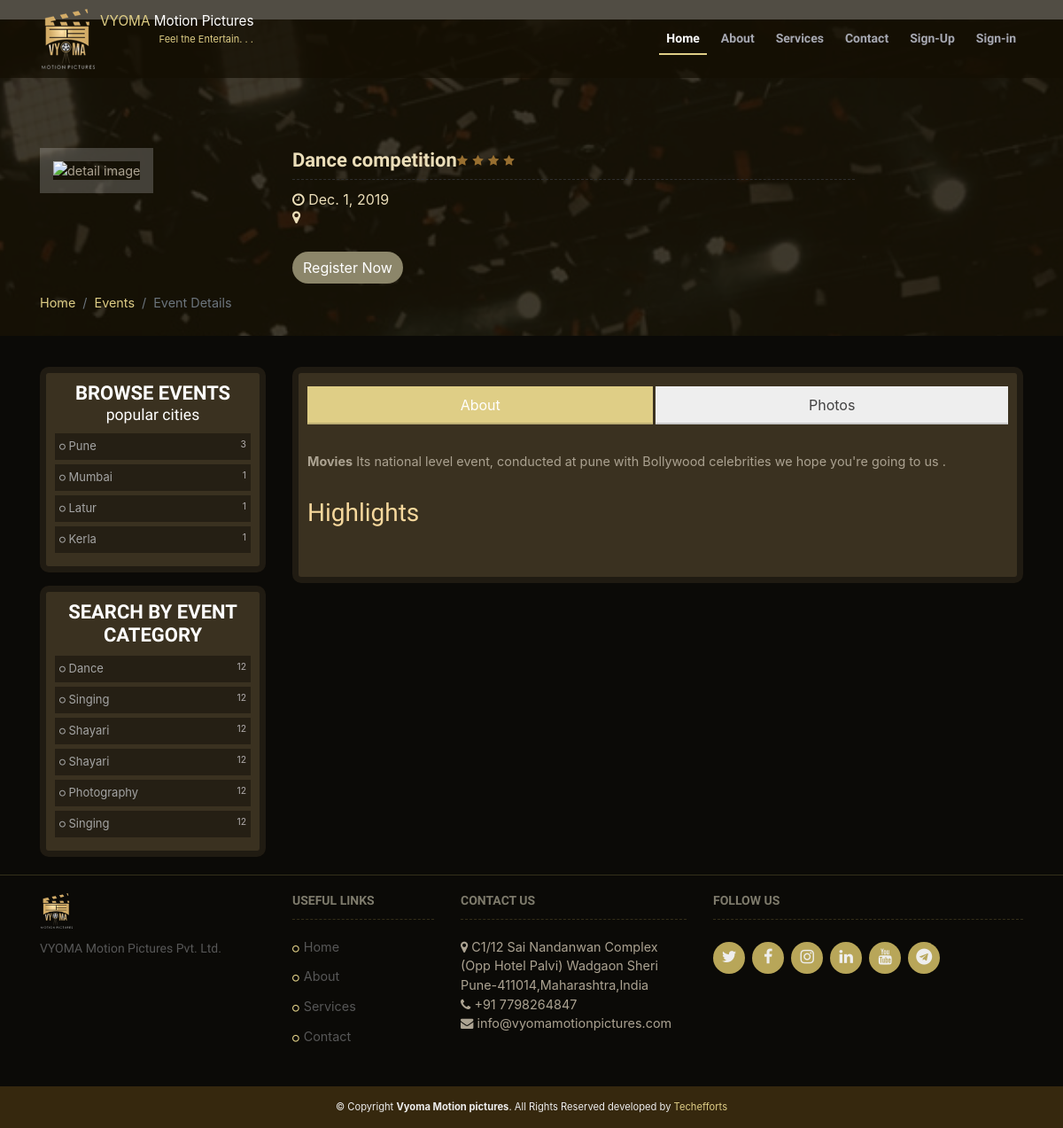
Before: /event_details/1/ with the older database file.
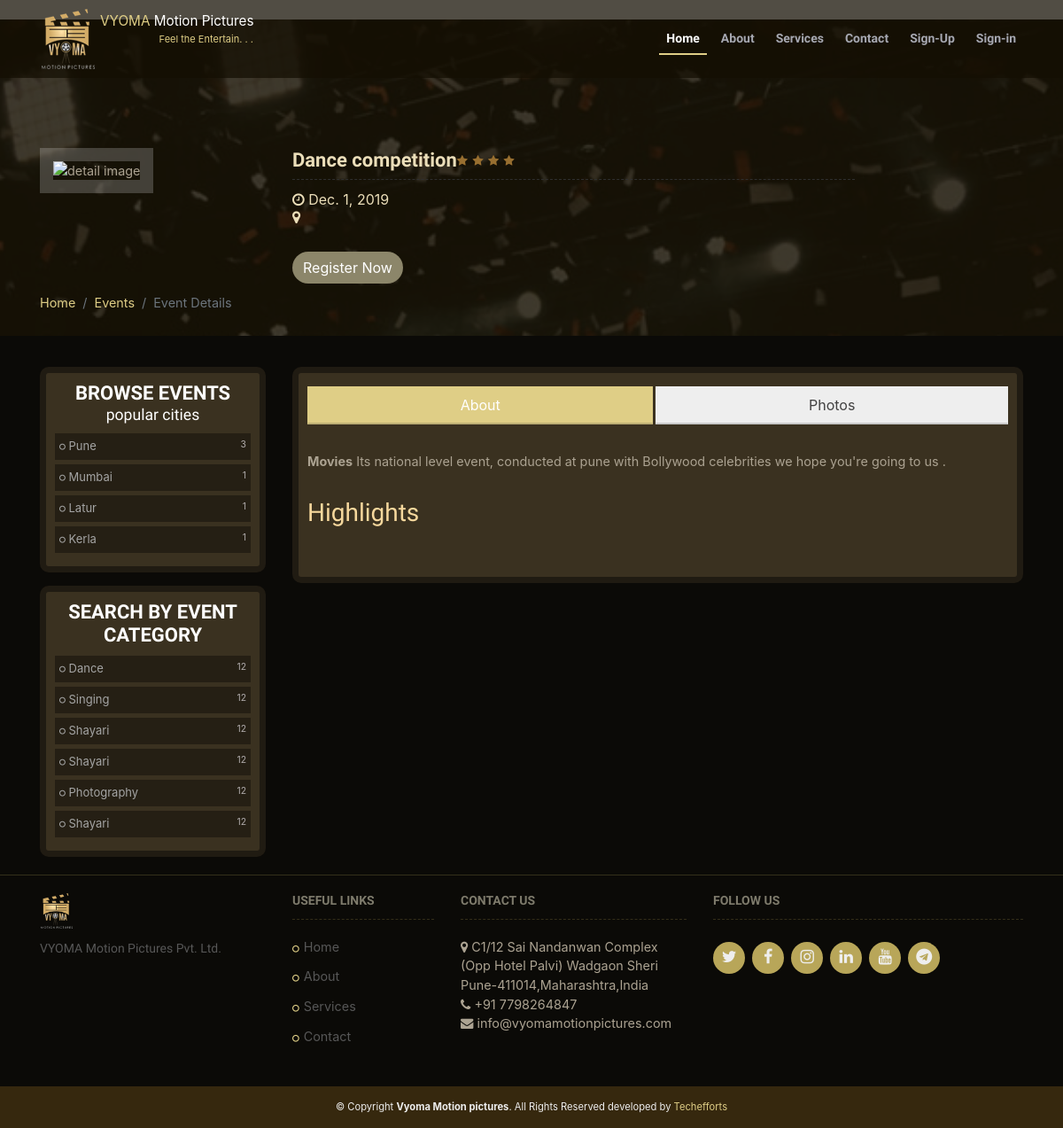
After: the same page with the newer database file.
### event_reg/models.py (models this page shows)
class event(models.Model):
    event_name=models.CharField(max_length=125)
    event_photo=models.ImageField(upload_to="images/",null=True,blank=True)
    event_location=models.CharField(max_length=100)
    event_category=models.CharField(max_length=100,null=True,choices=CATEGORY_CHOICES, default='None')
    event_start_date=models.DateField(auto_now=False, auto_now_add=False)
    event_end_date=models.DateField(auto_now=False, auto_now_add=False)
    event_discription=models.TextField(blank=True,null=True)
    event_address=models.TextField(blank=True,null=True)
    file_categories_instruction=models.CharField(max_length=500,null=True,blank=True)
    file_type_instruction=models.CharField(max_length=500,null=True,blank=True)
    file_size_instruction=models.CharField(max_length=500,null=True,blank=True)
    participant_Age_instruction=models.CharField(max_length=500,null=True,blank=True)
    Registration_fees_instruction=models.CharField(max_length=500,null=True,blank=True)
    entry_deadline_instruction=models.DateField(auto_now=False, auto_now_add=False,null=True,blank=True)
    notification_date_instruction=models.DateField(auto_now=False, auto_now_add=False,null=True)
    prize_dist_instruction=models.DateField(auto_now=False, auto_now_add=False,null=True)
    other_instruction1=models.CharField(max_length=500,null=True,blank=True)
    other_instruction2=models.CharField(max_length=500,null=True,blank=True)
    other_instruction3=models.CharField(max_length=500,null=True,blank=True)
    other_instruction4=models.CharField(max_length=500,null=True,blank=True)
    other_instruction5=models.CharField(max_length=500,null=True,blank=True)
    event_highlight1=models.TextField(blank=True,null=True)
    event_highlight2=models.TextField(blank=True,null=True)
    event_highlight3=models.TextField(blank=True,null=True)
    event_highlight4=models.TextField(blank=True,null=True)
    event_highlight5=models.TextField(blank=True,null=True)
    event_highlight6=models.TextField(blank=True,null=True)
    event_photo1=models.ImageField(upload_to="images/",null=True,blank=True)
    event_photo2=models.ImageField(upload_to="images/",null=True,blank=True)
    event_photo3=models.ImageField(upload_to="images/",null=True,blank=True)
    event_photo4=models.ImageField(upload_to="images/",null=True,blank=True)
    event_photo5=models.ImageField(upload_to="images/",null=True,blank=True)
    event_photo6=models.ImageField(upload_to="images/",null=True,blank=True)
    event_photo7=models.ImageField(upload_to="images/",null=True,blank=True)

### event_reg/views.py (the view)
# urls.py: path('event_details/', views.event_details, name ='event_details'),
def event_details(request,pk=None):
	if pk:
		even=event.objects.get(pk=pk)
		all_events=event.objects.all()
		location=[]
		for item in all_events:
			if [item.event_location,event.objects.filter(event_location=item.event_location).count()] not in location:
				location.append([item.event_location,event.objects.filter(event_location=item.event_location).count()])
		return render(request,'event-details.html',{"event":even,"all_events":all_events,"location":location})
	return render(request,'event-details.html')

### templates/event-details.html (shortened to what the changed rows need)
﻿{% extends 'master.html' %}
{% load static %}
{% block content %}
    <section id="innerpage">
        <div class="container wow fadeInUp">
            <div class="section-header event-details">
                <div class="row">
                    <div class="col-lg-7 col-md-7 text-left">
                        <h2>{{event.event_name}}<i class="fa fa-star"></i> <i class="fa fa-star"></i> <i class="fa fa-star"></i> <i class="fa fa-star"></i></h2>
                    </div>
                </div>
            </div>
        </div>
    </section>
    <main id="main">
        <div class="container">
            <section class="wow fadeInUp">
                <div class="row">
                    <div class="col-lg-3 col-md-3">
                        <section id="speakers">
                            <div class="border-box wow fadeInUp">
                                <div class="section-header filter">
                                    <h2>
                                        Browse events
                                        <small>Popular cities</small>
                                    </h2>
                                </div>
                            </div>
                            <div class="border-box wow m-0 fadeInUp">
                                <div class="section-header p-0 filter">
                                    <h2>
                                        Search by event category
                                    </h2>
                                </div>
                                <div class="city-sidebar">
                                    <ul>
                                        {%for cat in all_events %}
                                        <li><a href="#"> {{cat.event_category}} <small class="pull-right">12</small></a>   </li>
                                        {%endfor%}
                                    </ul>
                                </div>
                            </div>
                        </section>
                    </div>
                </div>
            </section>
        </div>
    </main>
    {%endblock%}

Changed rows visible on the page:
changed event (number 6 of 6 on the later page): event_category "Singing" → "Shayari"
